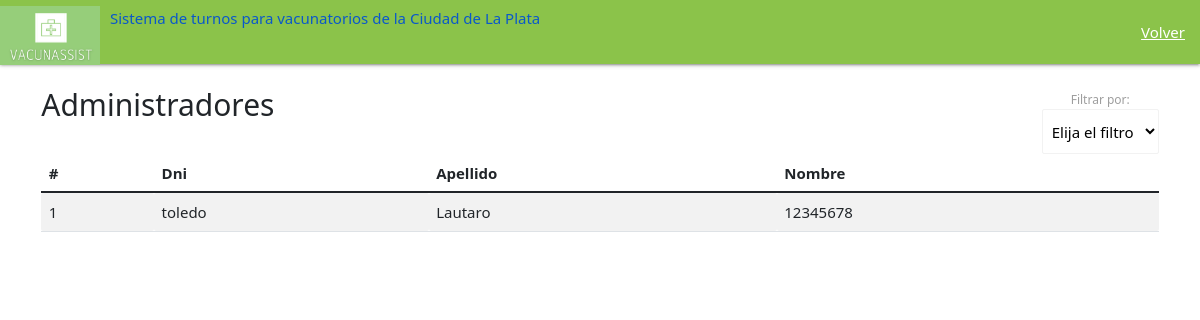
The app's page /lista-de-administradores/, older data.
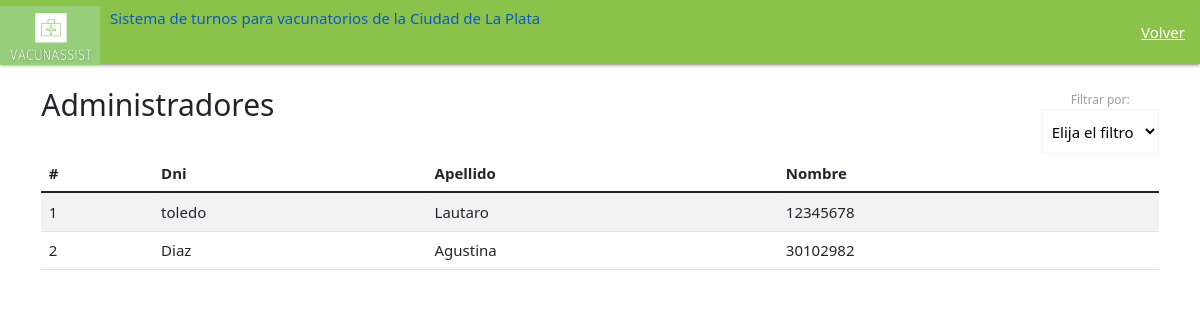
The same page, newer data.
### main/models.py (models this page shows, shortened)
class Administrador(models.Model):
    administrador_nombre= models.CharField(max_length=200)
    administrador_apellido= models.CharField(max_length=20)
    administrador_fechaNac= models.DateTimeField("fecha nacimiento")
    administrador_zona= models.CharField(max_length=200)
    administrador_dni= models.IntegerField()
    contraseña = models.CharField(max_length=200)
    administrador_email= models.EmailField(max_length=254)
    codigo= models.IntegerField()

### main/views.py (the view)
# urls.py: path('lista-de-administradores/', views.lista_administradores, name= 'lista_administradores' ),
def lista_administradores(request):
    administradorList= Administrador.objects.all()
    return render(request,"main/listado-administradores.html",{"administradores" : administradorList})

### main/templates/main/listado-administradores.html (shortened to what this page needs)
<!DOCTYPE html>
{% load static %}
<html lang="en" dir="ltr">
  <head>
        <link rel="stylesheet" href="https://cdnjs.cloudflare.com/ajax/libs/materialize/1.0.0/css/materialize.min.css">
        <link type='text/css' href="{% static 'css/estilo.css' %}" rel="stylesheet" />
        <link href="https://cdn.jsdelivr.net/npm/bootstrap@5.1.3/dist/css/bootstrap.min.css" rel="stylesheet">
    <link href="https://cdn.jsdelivr.net/npm/bootstrap@5.1.3/dist/css/bootstrap.min.css" rel="stylesheet">
    <nav>
        <div class="nav-wrapper  light-green">
          <a href="/" class="brand-logo">
            <img src="{% static 'imagenes/Logo_VacunAssist_recortado.png' %}" class="img-fluid" width="100" height="66">
          <div class="right"  style="margin: 9px 0px 0px 10px">
            <h6>Sistema de turnos para vacunatorios de la Ciudad de La Plata</h6>
            </div>
          </a>
          <ul id="nav-mobile" class="right hide-on-med">
            <li><a href="/inicio_admin/">Volver</a></li>
          </ul>
        </div>
      </nav>
      <body>
        <div class="center">
        <div class="container py-4">
          <div class="row">
            <div class="col-md-12">
                <div class="right">
                <div class="col-md-12">
                    <label>Filtrar por: </label>
                <select id= "vacunatorio" class="browser-default"   name="vacunatorio">
                    <option value="" disabled selected>Elija el filtro</option>
                  </select>
                </div>
            </div>
            <div class="left">
              <h2>Administradores</h2>
                </div>
            </div>
<div class="table-responsive">
    <table class="table table-striped">
      <thead>
        <tr>
        <th style="text-align: left">#</th>
        <th style="text-align: left">Dni</th>
        <th style="text-align: left" >Apellido</th>
        <th style="text-align: left">Nombre</th>
      </thead>
      <tbody>
        {% for c in administradores %}
        <tr>
          <td>{{forloop.counter}}</td>
          <td>{{c.administrador_apellido}} </td>
          <td> {{c.administrador_nombre}}</td>
          <td>{{c.administrador_dni}}</td>
        </tr>
        {% endfor%}
      </tbody>
    </table>
    </body>

Row changes from the older to the newer data that the page shows:
added Administrador: administrador_apellido "Diaz", administrador_nombre "Agustina", administrador_dni "30102982"
